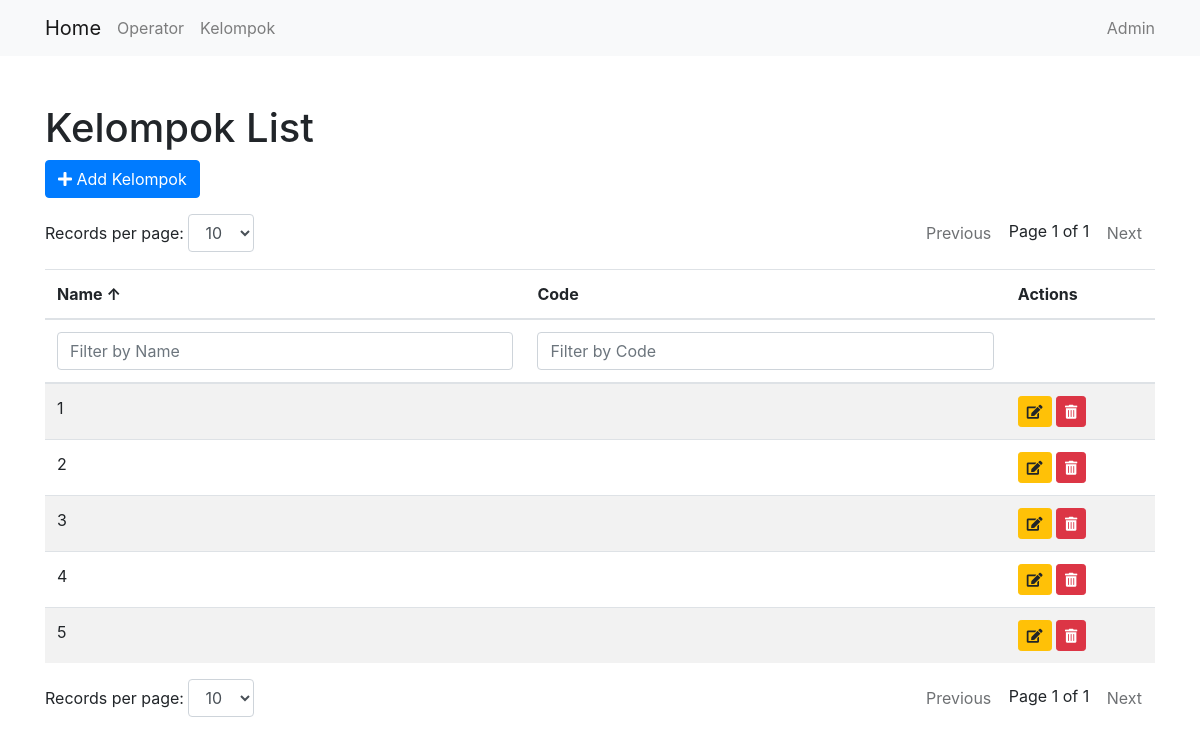
The page /core/kelompok/ on the database its author committed.
### core/models.py (models this page shows, shortened)
class Kelompok(models.Model):
    KELOMPOK_CHOICES = models.IntegerChoices('Kelompok', '1 2 3 4 5 6')
    name = models.IntegerField(choices=KELOMPOK_CHOICES.choices, default=1)
    member = models.CharField(max_length=300, default='')

### core/views.py (the view)
# urls.py: path('kelompok/', KelompokListView.as_view(), name='kelompok_list'),
class KelompokListView(ListView):
    model = Kelompok
    template_name = 'core/kelompok_list.html'
    context_object_name = 'kelompok'

### core/templates/core/kelompok_list.html (shortened to what this page needs)
{% extends 'core/base.html' %}
{% block content %}
<h1 class="mt-5">Kelompok List</h1>
<a href="{% url 'core:kelompok_create' %}" class="btn btn-primary mb-3">
    <i class="fas fa-plus"></i> Add Kelompok
</a>
<div class="d-flex justify-content-between mb-3">
    <div>
        <label for="recordsPerPageTop">Records per page:</label>
        <select id="recordsPerPageTop" class="form-control d-inline-block w-auto">
            <option value="10" selected>10</option>
        </select>
    </div>
    <div>
        <button id="prevPageTop" class="btn btn_light">Previous</button>
        <span id="pageInfoTop"></span>
        <button id="nextPageTop" class="btn btn_light">Next</button>
    </div>
</div>
<div class="table-responsive">
    <table class="table table-striped" id="kelompokTable">
        <thead>
            <tr>
                <th onclick="sortTable(0)" style="cursor: pointer;">Name <span id="nameSortArrow">↑</span></th>
                <th onclick="sortTable(1)" style="cursor: pointer;">Code </th>
                <th>Actions</th>
            </tr>
            <tr>
                <th><input type="text" id="nameFilter" onkeyup="filterTable(0)" placeholder="Filter by Name" class="form-control"></th>
                <th><input type="text" id="codeFilter" onkeyup="filterTable(1)" placeholder="Filter by Code" class="form-control"></th>
                <th></th>
            </tr>
        </thead>
        <tbody id="kelompokTableBody">
            {% for record in kelompok %}
            <tr>
                <td>{{ record.name }}</td>
                <td>{{ record.code }}</td>
                <td>
                    <a href="{% url 'core:kelompok_update' record.pk %}" class="btn btn-sm btn-warning" data-toggle="tooltip" title="Edit">
                        <i class="fas fa-edit"></i>
                    </a>
                    <form action="{% url 'core:kelompok_delete_direct' record.pk %}" method="post" style="display:inline;">
                        <button type="button" class="btn btn-sm btn-danger delete-button" data-toggle="tooltip" title="Delete">
                            <i class="fas fa-trash-alt"></i>
                        </button>
                    </form>
                </td>
            </tr>
            {% endfor %}
        </tbody>
    </table>
</div>
<div class="d-flex justify-content-between">
    <div>
        <label for="recordsPerPage">Records per page:</label>
        <select id="recordsPerPage" class="form-control d-inline-block w-auto">
            <option value="10" selected>10</option>
        </select>
    </div>
    <div>
        <button id="prevPage" class="btn btn_light">Previous</button>
        <span id="pageInfo"></span>
        <button id="nextPage" class="btn btn_light">Next</button>
    </div>
</div>
{% endblock %}

### rows shown on the page
Kelompok: name "1"
Kelompok: name "2"
Kelompok: name "3"
Kelompok: name "4"
Kelompok: name "5"
